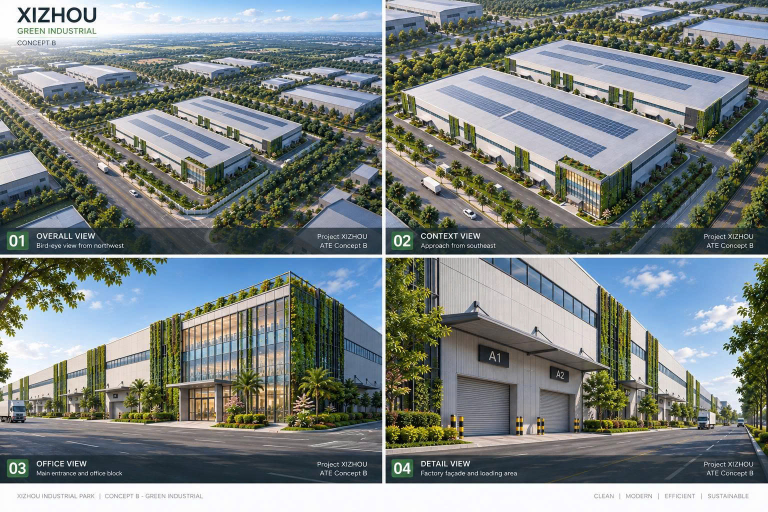
#> input picture resource/sample_image.png, 1536 x 1024 px (shown at 1/2 size)
$ python compose_comparison.py ../resource/sample_image.png ../resource/sample_image.png out.png
#> lines starting #> are read from the running program, lines starting #| are printed output that depends on the picture
"""Compose a reproducible base-versus-refinement review board."""

from __future__ import annotations

import argparse
from pathlib import Path

from PIL import Image, ImageDraw, ImageFont


def main() -> None:
    parser = argparse.ArgumentParser()
    parser.add_argument("base", type=Path)
    parser.add_argument("refined", type=Path)
    parser.add_argument("output", type=Path)
    args = parser.parse_args()

    width, height = 688, 384
    header = 48
    board = Image.new("RGB", (width * 2, height + header), "white")
#> board: PIL image 1376x432 RGB; every value is 255
    draw = ImageDraw.Draw(board)
    font = ImageFont.load_default(size=18)
    for index, (path, label) in enumerate(
        ((args.base, "GEOMETRY BASE"), (args.refined, "GEMINI PREVIEW"))
    ):
        with Image.open(path) as source:
#> source is the input picture: PIL image 1536x1024 RGB; mean R, G, B 122.4, 130, 128.6
            image = source.convert("RGB")
            image.thumbnail((width, height))
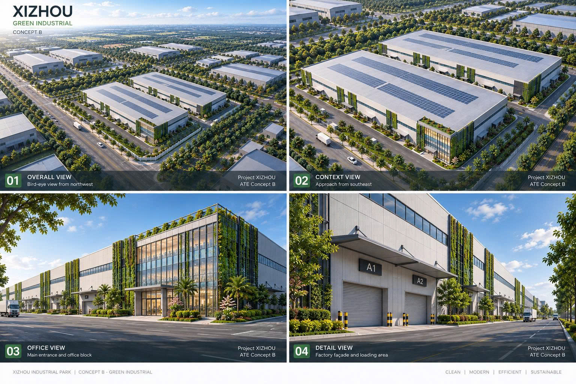
#> image: PIL image 576x384 RGB; mean R, G, B 122.4, 130, 128.5
            left = index * width + (width - image.width) // 2
#> left = 56
            top = header + (height - image.height) // 2
#> top = 48
            board.paste(image, (left, top))
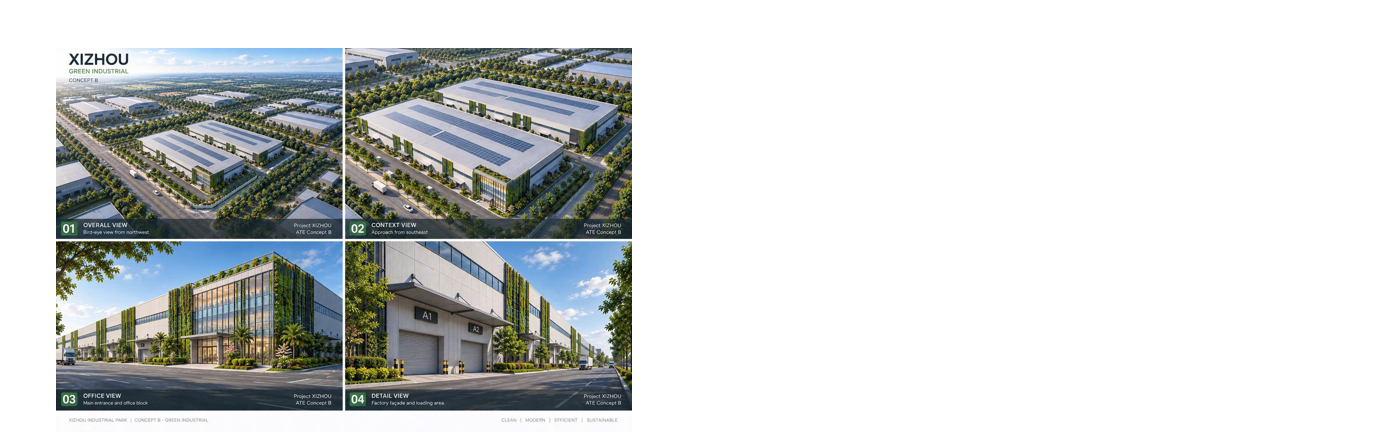
#> board: PIL image 1376x432 RGB; mean R, G, B 205.7, 208.5, 207.9
        draw.text((index * width + 16, 14), label, fill="black", font=font)
    args.output.parent.mkdir(parents=True, exist_ok=True)
    board.save(args.output, quality=92)
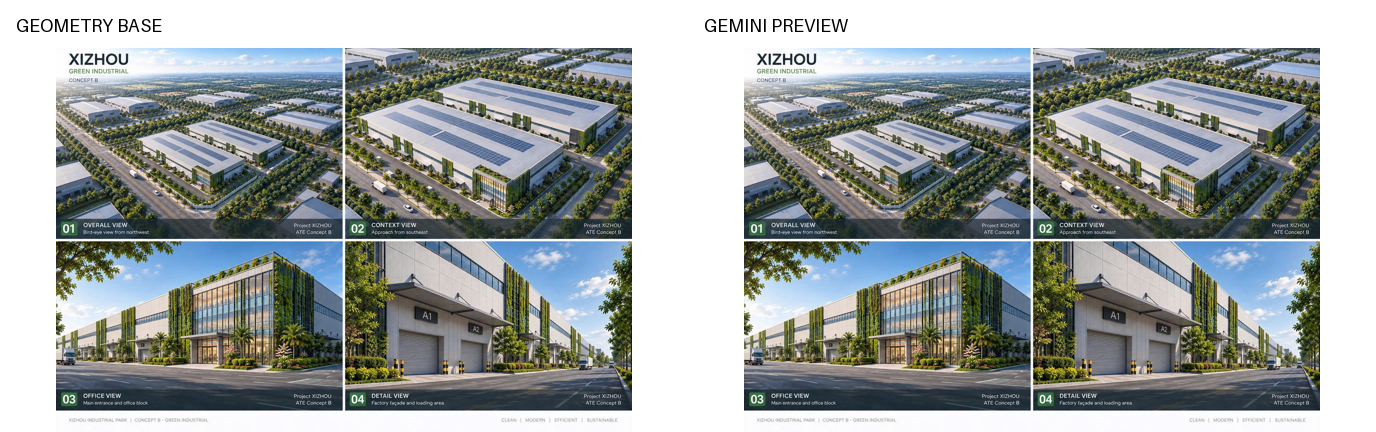
#> saved as out.png: PIL image 1376x432 RGB; mean R, G, B 155.8, 161.4, 160.4


if __name__ == "__main__":
    main()
